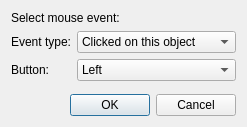
<?xml version="1.0" encoding="UTF-8"?>
<ui version="4.0">
 <class>GetMouseEvent</class>
 <widget class="QDialog" name="GetMouseEvent">
  <property name="geometry">
   <rect>
    <x>0</x>
    <y>0</y>
    <width>221</width>
    <height>127</height>
   </rect>
  </property>
  <property name="windowTitle">
   <string>Add mouse event</string>
  </property>
  <property name="windowIcon">
   <iconset resource="../resources.qrc">
    <normaloff>:/resources/RES/ffficons/mouse.png</normaloff>:/resources/RES/ffficons/mouse.png</iconset>
  </property>
  <layout class="QVBoxLayout" name="verticalLayout">
   <item>
    <widget class="QLabel" name="label">
     <property name="text">
      <string>Select mouse event:</string>
     </property>
    </widget>
   </item>
   <item>
    <layout class="QFormLayout" name="formLayout">
     <item row="0" column="0">
      <widget class="QLabel" name="label_2">
       <property name="text">
        <string>Event type:</string>
       </property>
      </widget>
     </item>
     <item row="0" column="1">
      <widget class="QComboBox" name="EventType">
       <item>
        <property name="text">
         <string>Clicked on this object</string>
        </property>
       </item>
       <item>
        <property name="text">
         <string>Released on this object</string>
        </property>
       </item>
       <item>
        <property name="text">
         <string>Button pressed</string>
        </property>
       </item>
       <item>
        <property name="text">
         <string>Button released</string>
        </property>
       </item>
       <item>
        <property name="text">
         <string>Button is down</string>
        </property>
       </item>
       <item>
        <property name="text">
         <string>Wheel up</string>
        </property>
       </item>
       <item>
        <property name="text">
         <string>Wheel down</string>
        </property>
       </item>
      </widget>
     </item>
     <item row="1" column="0">
      <widget class="QLabel" name="BtnLabel">
       <property name="text">
        <string>Button:</string>
       </property>
      </widget>
     </item>
     <item row="1" column="1">
      <widget class="QComboBox" name="ButtonMenu">
       <item>
        <property name="text">
         <string>Left</string>
        </property>
       </item>
       <item>
        <property name="text">
         <string>Right</string>
        </property>
       </item>
       <item>
        <property name="text">
         <string>Middle</string>
        </property>
       </item>
      </widget>
     </item>
    </layout>
   </item>
   <item>
    <spacer name="verticalSpacer">
     <property name="orientation">
      <enum>Qt::Vertical</enum>
     </property>
     <property name="sizeHint" stdset="0">
      <size>
       <width>20</width>
       <height>40</height>
      </size>
     </property>
    </spacer>
   </item>
   <item>
    <widget class="QDialogButtonBox" name="buttonBox">
     <property name="orientation">
      <enum>Qt::Horizontal</enum>
     </property>
     <property name="standardButtons">
      <set>QDialogButtonBox::Cancel|QDialogButtonBox::Ok</set>
     </property>
    </widget>
   </item>
  </layout>
 </widget>
 <resources>
  <include location="../resources.qrc"/>
 </resources>
 <connections>
  <connection>
   <sender>buttonBox</sender>
   <signal>accepted()</signal>
   <receiver>GetMouseEvent</receiver>
   <slot>accept()</slot>
   <hints>
    <hint type="sourcelabel">
     <x>211</x>
     <y>109</y>
    </hint>
    <hint type="destinationlabel">
     <x>157</x>
     <y>126</y>
    </hint>
   </hints>
  </connection>
  <connection>
   <sender>buttonBox</sender>
   <signal>rejected()</signal>
   <receiver>GetMouseEvent</receiver>
   <slot>reject()</slot>
   <hints>
    <hint type="sourcelabel">
     <x>211</x>
     <y>115</y>
    </hint>
    <hint type="destinationlabel">
     <x>220</x>
     <y>126</y>
    </hint>
   </hints>
  </connection>
 </connections>
</ui>
